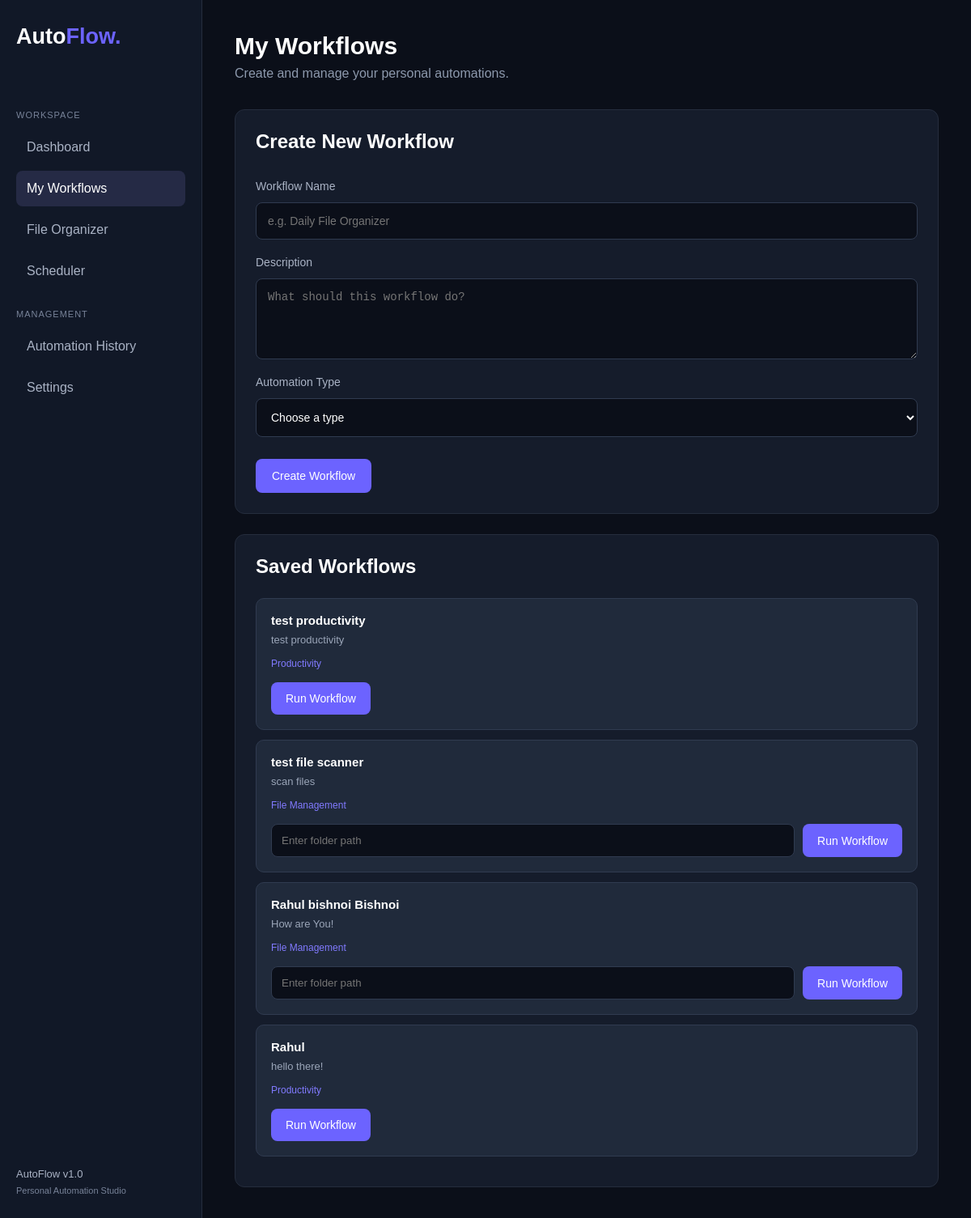
/workflows, run on an earlier commit of the app's database.
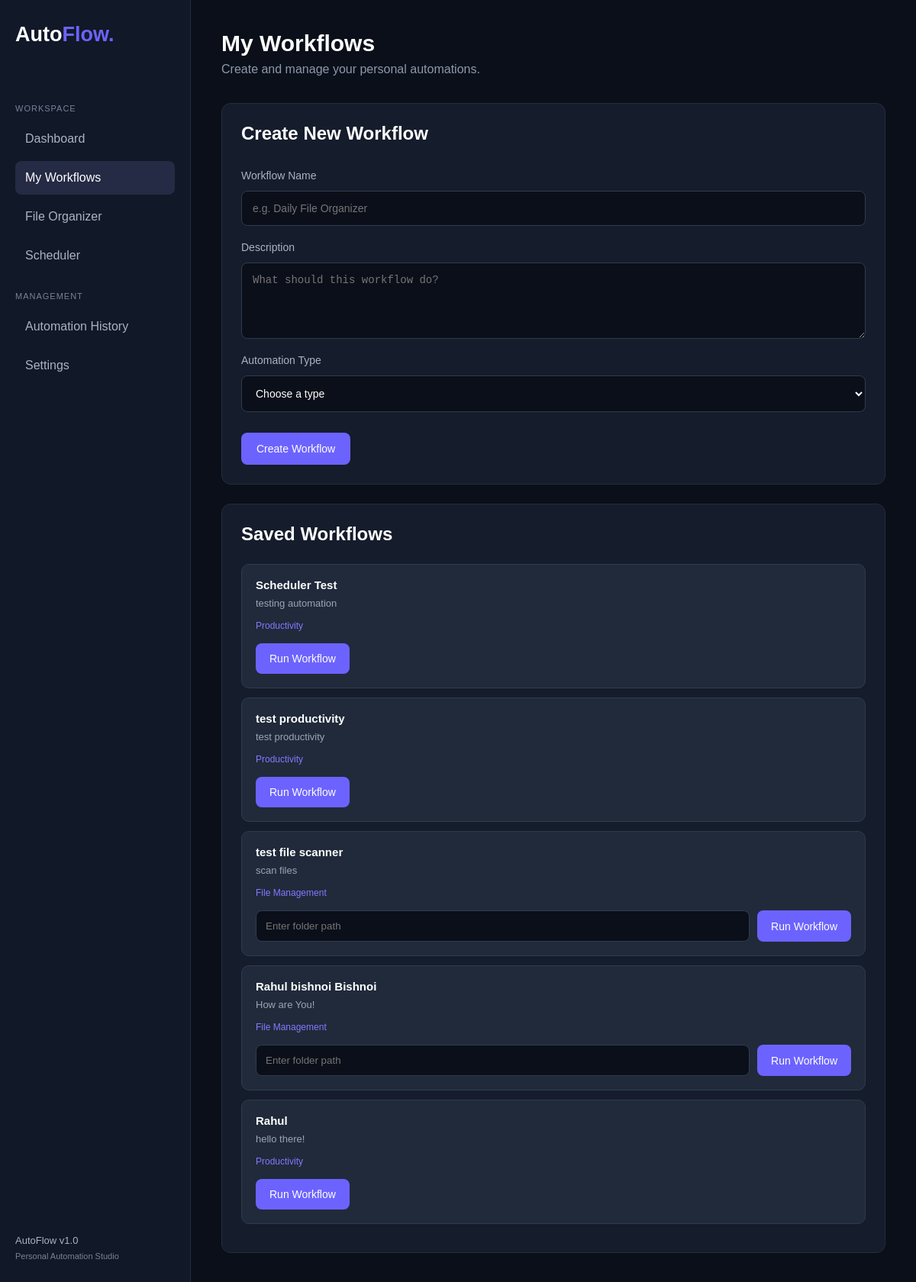
And on a later commit of the database.
### tables this page shows
CREATE TABLE workflows (
                id INTEGER PRIMARY KEY AUTOINCREMENT,
                name TEXT NOT NULL,
                description TEXT NOT NULL,
                type TEXT NOT NULL
            );

### app.py (the view)
@app.route("/workflows")
def workflow_page():
    workflows = get_workflows()
    return render_template(
        "workflows.html",
        workflows=workflows
    )

### storage.py (called while the page is built)
def get_connection():
    connection = sqlite3.connect(DATABASE_PATH)
    connection.row_factory = sqlite3.Row
    return connection

def get_workflows():
    with get_connection() as connection:
        rows = connection.execute(
            "SELECT * FROM workflows ORDER BY id DESC"
        ).fetchall()
    return [dict(row) for row in rows]

### templates/workflows.html (shortened to what this page needs)
<!DOCTYPE html>
<html lang="en">
<head>
    <link rel="stylesheet"
          href="{{ url_for('static', filename='css/style.css') }}">
</head>
<body>
    <div class="app-container">
        <aside class="sidebar">
            <div class="logo">
                <h2>Auto<span>Flow.</span></h2>
            </div>
            <nav>
                <p class="nav-heading">WORKSPACE</p>
                <a href="/" class="nav-link">Dashboard</a>
                <a href="/workflows" class="nav-link active">My Workflows</a>
                <a href="#" class="nav-link">File Organizer</a>
                <a href="#" class="nav-link">Scheduler</a>
                <p class="nav-heading">MANAGEMENT</p>
                <a href="#" class="nav-link">Automation History</a>
                <a href="#" class="nav-link">Settings</a>
            </nav>
            <div class="sidebar-bottom">
                <p>AutoFlow v1.0</p>
                <span>Personal Automation Studio</span>
            </div>
        </aside>
        <main class="main-content">
            <header class="topbar">
                <div>
                    <h1>My Workflows</h1>
                    <p>Create and manage your personal automations.</p>
                </div>
            </header>
            <section class="panel">
                <div class="panel-heading">
                    <h2>Create New Workflow</h2>
                </div>
                <form action="/create-workflow" method="POST"
                      class="workflow-form">
                    <label for="name">Workflow Name</label>
                    <input type="text" id="name" name="name"
                           placeholder="e.g. Daily File Organizer" required>
                    <label for="description">Description</label>
                    <textarea id="description" name="description"
                              placeholder="What should this workflow do?"
                              required></textarea>
                    <label for="type">Automation Type</label>
                    <select id="type" name="type" required>
                        <option value="">Choose a type</option>
                    </select>
                    <button type="submit" class="create-btn">
                        Create Workflow
                    </button>
                </form>
            </section>
            <section class="panel workflow-list-panel">
                <div class="panel-heading">
                    <h2>Saved Workflows</h2>
                </div>
                {% if workflows %}
                    {% for workflow in workflows %}
                    <div class="workflow-item">
                        <div>
                            <h3>{{ workflow.name }}</h3>
                            <p>{{ workflow.description }}</p>
                            <span>{{ workflow.type }}</span>
                        </div>
                        <form action="/run-workflow" method="POST"
                            class="run-workflow-form">
                            {% if workflow.type == "File Management" %}
                                <input
                                    type="text"
                                    name="folder_path"
                                    placeholder="Enter folder path"
                                    required
                                >
                            {% endif %}
                            <button type="submit" class="create-btn">
                                Run Workflow
                            </button>
                        </form>
                    </div>
                    {% endfor %}
                {% else %}
                    <div class="empty-state">
                        <h3>No workflows created</h3>
                        <p>Your workflows will appear here.</p>
                    </div>
                {% endif %}
            </section>
        </main>
    </div>
</body>
</html>

What changed in the data, as far as the page shows it:
added workflows: name "Scheduler Test", description "testing automation", type "Productivity"
